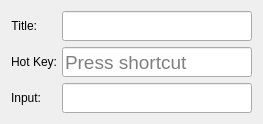
           <widget class="QWidget" name="shortcut_tab">
            <attribute name="title">
             <string>Shortcuts</string>
            </attribute>
            <layout class="QVBoxLayout" name="verticalLayout_3">
             <item>
              <layout class="QHBoxLayout" name="sh_title_layout">
               <property name="spacing">
                <number>5</number>
               </property>
               <item alignment="Qt::AlignmentFlag::AlignLeft">
                <widget class="QLabel" name="sh_title_lable">
                 <property name="maximumSize">
                  <size>
                   <width>40</width>
                   <height>50</height>
                  </size>
                 </property>
                 <property name="layoutDirection">
                  <enum>Qt::LayoutDirection::LeftToRight</enum>
                 </property>
                 <property name="lineWidth">
                  <number>0</number>
                 </property>
                 <property name="text">
                  <string>Title:</string>
                 </property>
                 <property name="alignment">
                  <set>Qt::AlignmentFlag::AlignRight|Qt::AlignmentFlag::AlignTrailing|Qt::AlignmentFlag::AlignVCenter</set>
                 </property>
                </widget>
               </item>
               <item alignment="Qt::AlignmentFlag::AlignRight">
                <widget class="QLineEdit" name="sh_title_lineE">
                 <property name="minimumSize">
                  <size>
                   <width>190</width>
                   <height>30</height>
                  </size>
                 </property>
                 <property name="maximumSize">
                  <size>
                   <width>190</width>
                   <height>30</height>
                  </size>
                 </property>
                </widget>
               </item>
              </layout>
             </item>
             <item>
              <layout class="QHBoxLayout" name="sh_hc1_layout">
               <property name="spacing">
                <number>5</number>
               </property>
               <item alignment="Qt::AlignmentFlag::AlignLeft">
                <widget class="QLabel" name="sh_hotckey1_lable">
                 <property name="maximumSize">
                  <size>
                   <width>60</width>
                   <height>50</height>
                  </size>
                 </property>
                 <property name="layoutDirection">
                  <enum>Qt::LayoutDirection::LeftToRight</enum>
                 </property>
                 <property name="lineWidth">
                  <number>0</number>
                 </property>
                 <property name="text">
                  <string>Hot Key:</string>
                 </property>
                 <property name="alignment">
                  <set>Qt::AlignmentFlag::AlignRight|Qt::AlignmentFlag::AlignTrailing|Qt::AlignmentFlag::AlignVCenter</set>
                 </property>
                </widget>
               </item>
               <item alignment="Qt::AlignmentFlag::AlignRight">
                <widget class="QKeySequenceEdit" name="sh_hc1_keyEdit">
                 <property name="minimumSize">
                  <size>
                   <width>190</width>
                   <height>30</height>
                  </size>
                 </property>
                 <property name="maximumSize">
                  <size>
                   <width>190</width>
                   <height>30</height>
                  </size>
                 </property>
                 <property name="font">
                  <font>
                   <pointsize>14</pointsize>
                  </font>
                 </property>
                </widget>
               </item>
              </layout>
             </item>
             <item>
              <layout class="QHBoxLayout" name="sh_hand_input_layout">
               <property name="spacing">
                <number>5</number>
               </property>
               <item alignment="Qt::AlignmentFlag::AlignLeft">
                <widget class="QLabel" name="sh_hand_lable">
                 <property name="maximumSize">
                  <size>
                   <width>60</width>
                   <height>50</height>
                  </size>
                 </property>
                 <property name="layoutDirection">
                  <enum>Qt::LayoutDirection::LeftToRight</enum>
                 </property>
                 <property name="lineWidth">
                  <number>0</number>
                 </property>
                 <property name="text">
                  <string>Input:</string>
                 </property>
                 <property name="alignment">
                  <set>Qt::AlignmentFlag::AlignRight|Qt::AlignmentFlag::AlignTrailing|Qt::AlignmentFlag::AlignVCenter</set>
                 </property>
                </widget>
               </item>
               <item>
                <widget class="QLineEdit" name="sh_hand_input_lineE">
                 <property name="minimumSize">
                  <size>
                   <width>190</width>
                   <height>30</height>
                  </size>
                 </property>
                 <property name="maximumSize">
                  <size>
                   <width>190</width>
                   <height>30</height>
                  </size>
                 </property>
                </widget>
               </item>
              </layout>
             </item>
            </layout>
           </widget>
